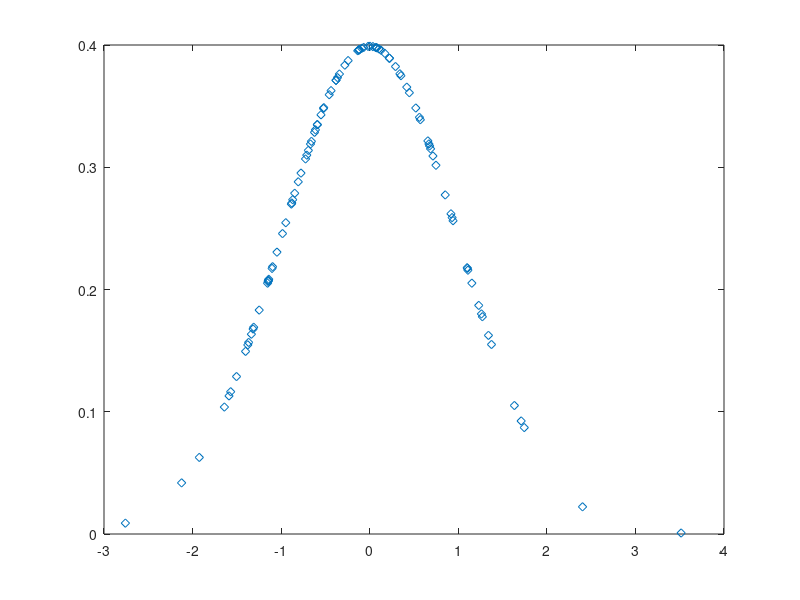

Recreate this plot in MATLAB. (Note: this script raises an error after producing the figure.)
%% SESION 1.3
% ESTADÍSTICA

% GENERADOR DE NUMEROS ALEATORIOS

r=binornd(100,0.9); % <--- Un número con distribución binomial.
P=[.1 .4;.3 .9];
r=binornd(100,P); % <--- Una matriz 2x2 con distribución binomial.
nrow=100;
ncol=3;
r=binornd(100,0.9,nrow,ncol); % <--- Una matriz 100x3 con dis. binomial.

y=binopdf(r(:,1),100,0.9);
plot(r(:,1),y,'d');

% DISTRIBUCION NORMAL
mu=0;
sigma=1;
ntimes=100;
nobs=1;
nr=normrnd(mu,sigma,ntimes,nobs);

pdfnr=normpdf(nr,mu,sigma);
plot(nr,pdfnr,'d');

% ESTADISTICA DESCRIPTIVA
clear

x=normrnd(2,6,100,1);

% PROMEDIO
% MEDIANTE CODIGO
T=length(x);
x_sum=0;
for k=1:T
x_sum=x_sum+x(k);
end
x_mean1=x_sum/T;
clear x_sum
% MEDIANTE FUNCION
x_mean2=mean(x);

%x_gmean=geomean(x); % <--- MEDIA GEOMETRICA
x_hmean=harmmean(x); % <--- MEDIA ARMÓNICA
x_median=median(x); % <--- MEDIANA

% DESV. ESTANDAR
% MEDIANTE CODIGO
x2_sum=0;
x2_hat=(x-x_mean1).^2;
for k=1:T
    x2_sum=x2_sum+x2_hat(k);
end
x_stdv1=(x2_sum/(T-1))^(1/2);
clear x2_sum

% MEDIANTE FUNCION
x_stdv2=std(x);

x_var=var(x); % <--- VARIANZA DE x.
x_iqr=iqr(x); % <--- RANGO INTERCUARTILICO.
x_mad=mad(x); % <--- MEAN ABSOLUTE DEVIATION.

